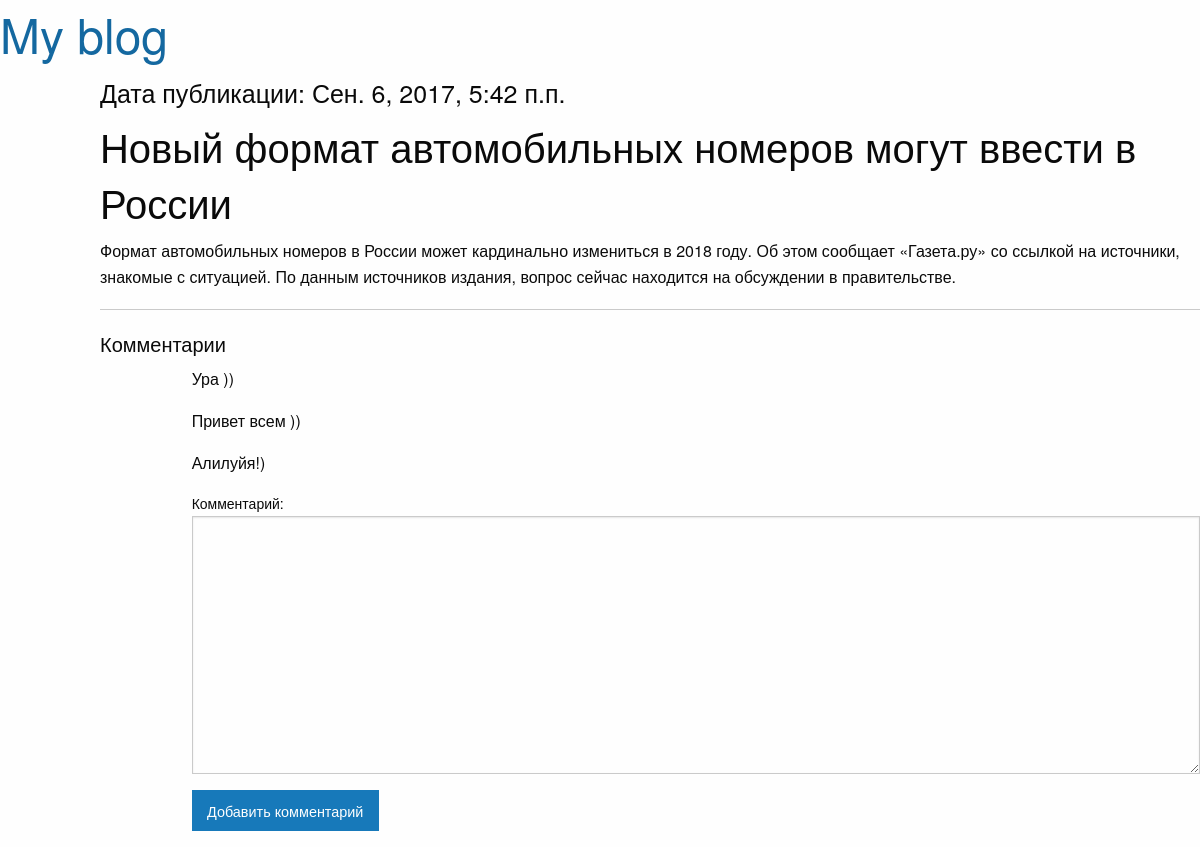
The page /articles/4/ on the database its author committed.
### article/models.py (models this page shows, shortened)
class Article(models.Model):
	class Meta():
		db_table = "article"
	art_title = models.CharField(max_length=150)
	art_text = models.TextField()
	art_date = models.DateTimeField()
	art_likes = models.IntegerField(default=0)	#(blank=True, null=True)

class Comments(models.Model):
	class Meta():
		db_table = "comments"
	comm_text = models.TextField()
	comm_article = models.ForeignKey(Article)

### article/views.py (the view)
# urls.py: url(r'^', include('article.urls'))
def article(request, art_id=1):
	com_form = CommentForm
	args = {}
	args.update(csrf(request))
	args['article'] = Article.objects.get(id=art_id)
	args['comments'] = Comments.objects.filter(comm_article=art_id)
	args['form'] = com_form
	return render_to_response('article.html', args)

### article/templates/article.html (shortened to what this page needs)
{% extends 'base.html' %}
{% block article %}
    <h4>Дата публикации: {{article.art_date}}</h4>
    <h2>{{article.art_title}}</h2>
    <p>{{article.art_text}}</p>
    <hr>
    <h5>Комментарии</h5>
    <div class="small-offset-1 large-8 columns">
	{% for comment in comments %}
		<p>{{ comment.comm_text }}</p>
	{% endfor %}
    <form action="/articles/addcomment/{{ article.id }}/" method="post">
        {{ form }}
        <input type="submit" class="button" value="Добавить комментарий">
    </form>
	</div>
{% endblock %}

### rows shown on the page
Article: art_date "Сен. 6, 2017, 5:42 п.п.", art_title "Новый формат автомобильных номеров могут ввести в России", art_text "Формат автомобильных номеров в России может кардинально измениться в 2018 году. Об этом сообщает «Газета.ру» со ссылкой на источники, знакомые с ситуацией. По данным источников издания, вопрос сейчас находится на обсуждении в правительстве."
Comments: comm_text "Ура ))"
Comments: comm_text "Привет всем ))"
Comments: comm_text "Алилуйя!)"
